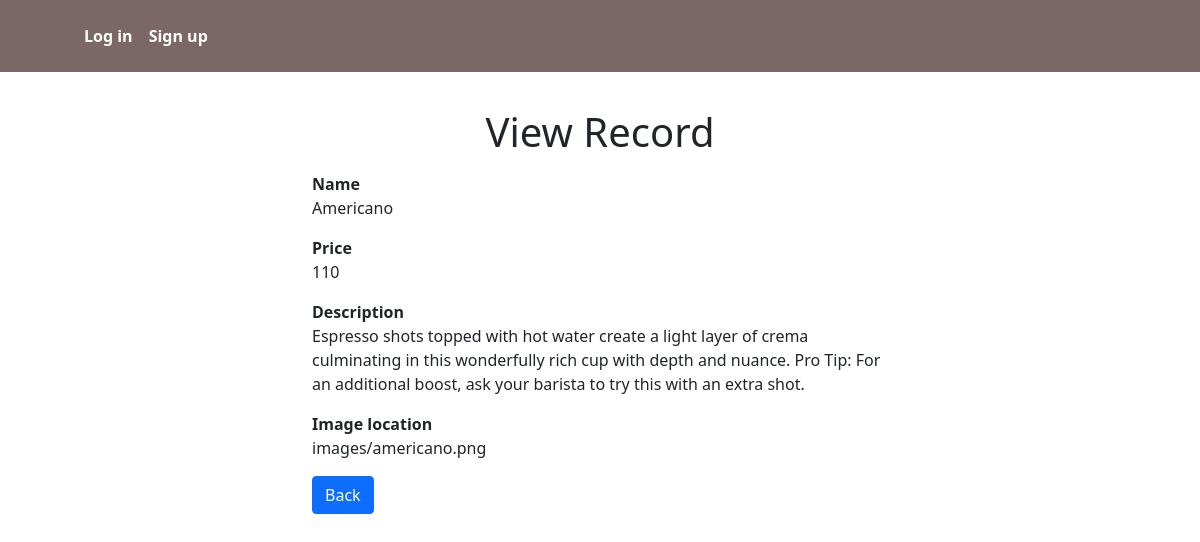
Screenshot of /read.php?id=3 with the database file from the repository.
### tables this page shows
CREATE TABLE `drinks` (
  `d_id` int(30) NOT NULL,
  `name` varchar(50) NOT NULL,
  `price` int(30) NOT NULL,
  `description` varchar(255) NOT NULL,
  `images` varchar(255) NOT NULL
);

### read.php (the view, shortened to what this page needs)
<?php
if(isset($_GET["id"]) && !empty(trim($_GET["id"]))){
    require_once "includes/dbh.inc.php";
	require_once "navbar.php";
    $sql = "SELECT * FROM drinks WHERE d_id = ?";
    if($stmt = mysqli_prepare($conn, $sql)){
        mysqli_stmt_bind_param($stmt, "s", $param_id);
        if(mysqli_stmt_execute($stmt)){
            $query = mysqli_stmt_get_result($stmt);
            if(mysqli_num_rows($query) == 1){
                $row = mysqli_fetch_array($query, MYSQLI_ASSOC);
            } else{
                header("location: error.php");
                exit();
            }
        } else{
            echo "Oops! Something went wrong. Please try again later.";
        }
    }
} else{
    header("location: error.php");
    exit();
}
?>
<!DOCTYPE html>
<html lang="en">
<head>
    <link href="https://cdn.jsdelivr.net/npm/bootstrap@5.0.2/dist/css/bootstrap.min.css" rel="stylesheet">
</head>
<body>
    <div class="wrapper">
        <div class="container-fluid">
            <div class="row">
                <div class="col-md-12">
                    <h1 class="mt-5 mb-3 text-center">View Record</h1>
                    <div class="form-group">
                        <label><strong>Name</strong></label>
                        <p><?php echo $row["name"]; ?></p>
                    </div>
                    <div class="form-group">
                        <label><strong>Price</strong></label>
                        <p><?php echo $row["price"]; ?></b></p>
                    </div>
                    <div class="form-group">
                        <label><strong>Description</strong></label>
                        <p><?php echo $row["description"]; ?></p>
                    </div>
                    <div class="form-group">
                        <label><strong>Image location</strong></label>
                        <p><?php echo $row["images"]; ?></p>
                    </div>
                    <p><a href="admin.php" class="btn btn-primary">Back</a></p>
                </div>
            </div>
        </div>
    </div>
</body>
</html>

### read.php (style rules this page uses)
.wrapper { width: 600px; margin: 0 auto; }
body { padding-top: 60px; }

### rows the page displays
drinks: name "Americano", price "110", description "Espresso shots topped with hot water create a light layer of crema culminating in this wonderfully rich cup with depth and nuance. Pro Tip: For an additional boost, ask your barista to try this with an extra shot.", images "images/americano.png"
